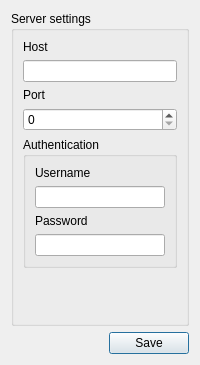
            <widget class="QWidget" name="options">
             <layout class="QVBoxLayout" name="verticalLayout_10">
              <item>
               <layout class="QVBoxLayout" name="verticalLayout_4">
                <item>
                 <widget class="QGroupBox" name="options_server_settings">
                  <property name="title">
                   <string>Server settings</string>
                  </property>
                  <layout class="QFormLayout" name="formLayout_2">
                   <item row="0" column="0" colspan="2">
                    <layout class="QFormLayout" name="formLayout_5">
                     <item row="1" column="0" colspan="2">
                      <widget class="QLineEdit" name="options_server_host_input">
                       <property name="toolTip">
                        <string>Enter host adress</string>
                       </property>
                      </widget>
                     </item>
                     <item row="3" column="0" colspan="2">
                      <widget class="QSpinBox" name="options_server_port_input">
                       <property name="toolTip">
                        <string>Enter server port</string>
                       </property>
                       <property name="maximum">
                        <number>65535</number>
                       </property>
                      </widget>
                     </item>
                     <item row="0" column="0" colspan="2">
                      <widget class="QLabel" name="options_server_host_label">
                       <property name="text">
                        <string>Host</string>
                       </property>
                      </widget>
                     </item>
                     <item row="2" column="0" colspan="2">
                      <widget class="QLabel" name="options_server_port_label">
                       <property name="text">
                        <string>Port</string>
                       </property>
                      </widget>
                     </item>
                    </layout>
                   </item>
                   <item row="1" column="0" colspan="2">
                    <widget class="QGroupBox" name="options_credentials">
                     <property name="title">
                      <string>Authentication</string>
                     </property>
                     <layout class="QVBoxLayout" name="verticalLayout_20">
                      <item>
                       <layout class="QFormLayout" name="formLayout_6">
                        <item row="3" column="0" colspan="2">
                         <widget class="QgsPasswordLineEdit" name="options_credentials_password_input">
                          <property name="toolTip">
                           <string>Enter password</string>
                          </property>
                         </widget>
                        </item>
                        <item row="1" column="0" colspan="2">
                         <widget class="QLineEdit" name="options_credentials_username_input">
                          <property name="toolTip">
                           <string>Enter username</string>
                          </property>
                         </widget>
                        </item>
                        <item row="2" column="0" colspan="2">
                         <widget class="QLabel" name="options_credentials_password_label">
                          <property name="text">
                           <string>Password</string>
                          </property>
                         </widget>
                        </item>
                        <item row="0" column="0" colspan="2">
                         <widget class="QLabel" name="options_credentials_username_label">
                          <property name="text">
                           <string>Username</string>
                          </property>
                         </widget>
                        </item>
                       </layout>
                      </item>
                     </layout>
                    </widget>
                   </item>
                   <item row="2" column="0" colspan="2">
                    <spacer name="verticalSpacer_5">
                     <property name="orientation">
                      <enum>Qt::Vertical</enum>
                     </property>
                     <property name="sizeHint" stdset="0">
                      <size>
                       <width>20</width>
                       <height>40</height>
                      </size>
                     </property>
                    </spacer>
                   </item>
                  </layout>
                 </widget>
                </item>
               </layout>
              </item>
              <item>
               <widget class="QDialogButtonBox" name="options_save_btn">
                <property name="toolTip">
                 <string>Save settings</string>
                </property>
                <property name="standardButtons">
                 <set>QDialogButtonBox::Save</set>
                </property>
               </widget>
              </item>
             </layout>
            </widget>
